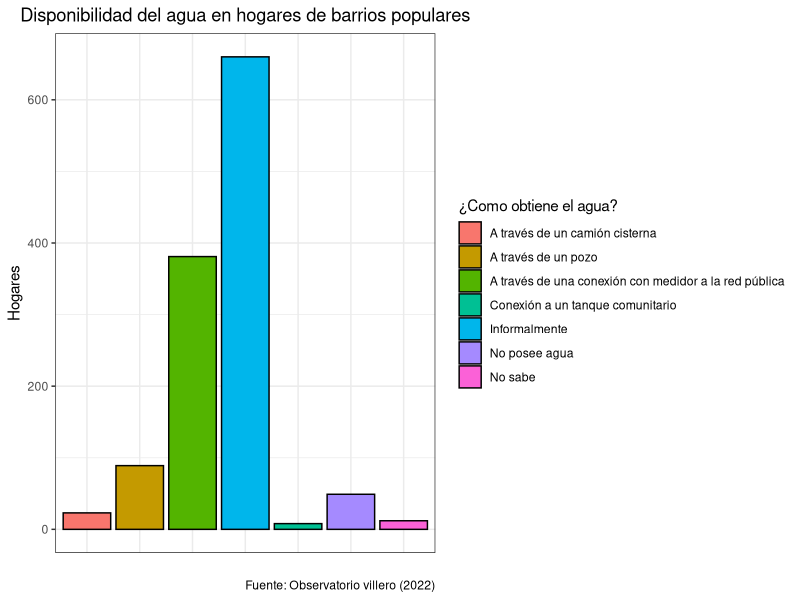

Source code (R):
install.packages("tidyverse")

library(readxl)
library(ggplot2)

# Leo el xlsx
df = read_excel("Datos_LP.xlsx", sheet = "FILTRO");

valores = c()

for(x in df$`De que forma obtiene el agua`) {
  if(x == "A través de una conexión sin medidor, es decir “informalmente”, sea a través de una conexión directa a la red pública o a través de una conexión indirecta a través de un vecinx “informalmente”")
    valores = append(valores, "Informalmente")
  else if(x == "No poseo agua dentro de la vivienda y/o tengo que acarrear desde fuera del terreno en que se ubica mi vivienda" )
    valores = append(valores, "No posee agua")
  else
    valores = append(valores, x)
}

data = data.frame(
  x = as.factor(df$`De que forma obtiene el agua`),
  fill = valores
)

ggplot(data, aes(x=x, fill=fill)) +
  geom_bar(color="black") +
  xlab("") +
  ylab("Hogares") +
  scale_fill_discrete(name = "¿Como obtiene el agua?") +
  guides(x="none") +
  labs(title = "Disponibilidad del agua en hogares de barrios populares",
       caption = "Fuente: Observatorio villero (2022)") +
  theme_bw() +
  theme(plot.title = element_text(hjust = 0.5))

print(paste("Mediana:",median(df$`Cantidad Integrantes`)));
print(paste("Rango intercuartilico:",IQR(df$`Cantidad Integrantes`)))
